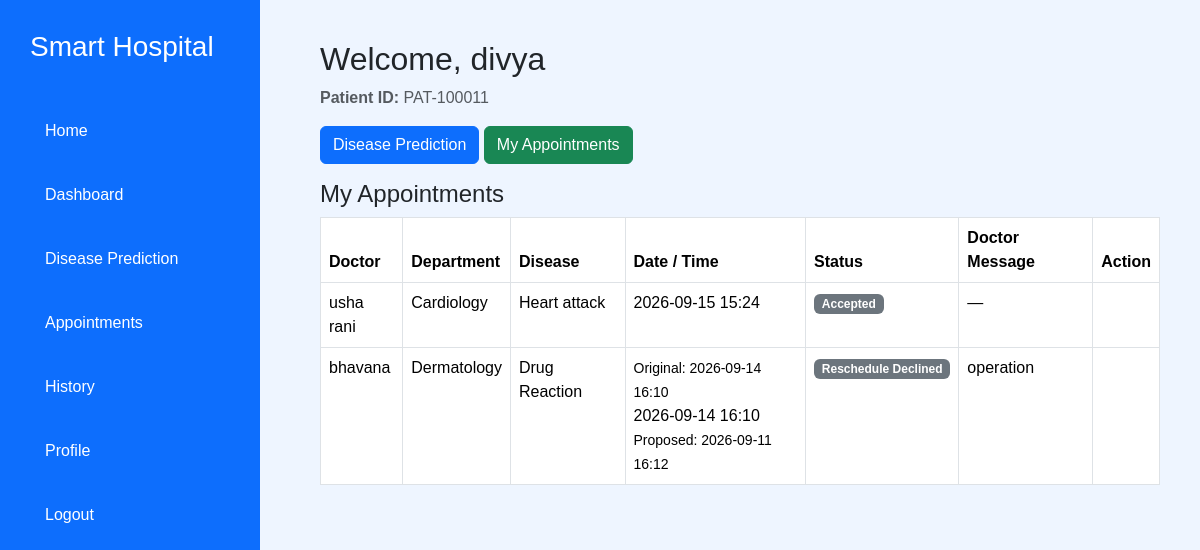
Screenshot of /dashboard (signed in) with the database file from the repository.
### tables this page shows
CREATE TABLE appointments (id INTEGER PRIMARY KEY AUTOINCREMENT, patient_id INTEGER NOT NULL, doctor_id INTEGER NOT NULL, disease TEXT NOT NULL, department TEXT NOT NULL, symptoms TEXT NOT NULL, appointment_date TEXT NOT NULL, appointment_time TEXT NOT NULL, reason TEXT NOT NULL, patient_notes TEXT, doctor_notes TEXT, status TEXT NOT NULL DEFAULT 'Pending', original_date TEXT, original_time TEXT, created_at TEXT NOT NULL DEFAULT CURRENT_TIMESTAMP, updated_at TEXT NOT NULL DEFAULT CURRENT_TIMESTAMP, doctor_message TEXT, proposed_date TEXT, proposed_time TEXT, FOREIGN KEY(patient_id) REFERENCES patients(id), FOREIGN KEY(doctor_id) REFERENCES doctors(id));

CREATE TABLE doctors (id INTEGER PRIMARY KEY AUTOINCREMENT, full_name TEXT NOT NULL, email TEXT UNIQUE NOT NULL, phone TEXT NOT NULL, password TEXT NOT NULL, department TEXT NOT NULL, specialization TEXT NOT NULL, experience INTEGER NOT NULL, qualification TEXT NOT NULL, availability TEXT NOT NULL, status TEXT NOT NULL DEFAULT 'Active', doctor_id TEXT, created_at TEXT);

### app.py (the view)
@app.route("/dashboard")
@login_required
def dashboard():
    with get_db() as conn:
        appointments = conn.execute("""SELECT a.*, d.full_name doctor_name, d.specialization FROM appointments a JOIN doctors d ON d.id=a.doctor_id WHERE a.patient_id=? ORDER BY a.appointment_date DESC,a.appointment_time DESC""", (session["patient_database_id"],)).fetchall()
    return render_template("patient_dashboard.html", patient_name=session.get("patient_name", "Patient"), public_patient_id=session.get("patient_id"), appointments=appointments)

### app.py (called while the page is built)
def get_db():
    conn = sqlite3.connect(DATABASE_PATH, timeout=10, factory=DatabaseConnection)
    conn.row_factory = sqlite3.Row
    conn.execute("PRAGMA busy_timeout = 10000")
    return conn

def login_required(view):
    @wraps(view)
    def wrapped(*args, **kwargs):
        if "patient_id" not in session:
            flash("Please log in to access that page.", "warning")
            return redirect(url_for("login"))
        return view(*args, **kwargs)
    return wrapped

    def __exit__(self, exc_type, exc_value, traceback):
        try:
            return super().__exit__(exc_type, exc_value, traceback)
        finally:
            self.close()

### templates/patient_dashboard.html
<!doctype html>
<html lang="en"><head><meta charset="utf-8"><meta name="viewport" content="width=device-width,initial-scale=1"><title>Patient Dashboard</title><link href="https://cdn.jsdelivr.net/npm/bootstrap@5.3.3/dist/css/bootstrap.min.css" rel="stylesheet"><link rel="stylesheet" href="{{ url_for('static', filename='css/dashboard.css') }}"></head><body><div class="d-flex"><aside class="sidebar"><h3>Smart Hospital</h3><a href="{{ url_for('home') }}">Home</a><a href="{{ url_for('dashboard') }}">Dashboard</a><a href="{{ url_for('prediction') }}">Disease Prediction</a><a href="{{ url_for('appointments') }}">Appointments</a><a href="{{ url_for('history') }}">History</a><a href="{{ url_for('profile') }}">Profile</a><a href="{{ url_for('logout') }}">Logout</a></aside><main class="main-content"><h2>Welcome, {{ patient_name }}</h2><p class="text-muted"><b>Patient ID:</b> {{ public_patient_id }}</p>{% with messages=get_flashed_messages(with_categories=true) %}{% for category,message in messages %}<div class="alert alert-{{ category }}">{{ message }}</div>{% endfor %}{% endwith %}<p><a class="btn btn-primary" href="{{ url_for('prediction') }}">Disease Prediction</a> <a class="btn btn-success" href="{{ url_for('appointments') }}">My Appointments</a></p><h4>My Appointments</h4>{% if appointments %}<div class="table-responsive"><table class="table table-bordered"><thead><tr><th>Doctor</th><th>Department</th><th>Disease</th><th>Date / Time</th><th>Status</th><th>Doctor Message</th><th>Action</th></tr></thead><tbody>{% for item in appointments[:5] %}<tr><td>{{ item.doctor_name }}</td><td>{{ item.department }}</td><td>{{ item.disease }}</td><td>{% if item.original_date %}<small>Original: {{ item.original_date }} {{ item.original_time }}</small><br>{% endif %}{{ item.appointment_date }} {{ item.appointment_time }}{% if item.proposed_date %}<br><small>Proposed: {{ item.proposed_date }} {{ item.proposed_time }}</small>{% endif %}</td><td><span class="badge bg-secondary">{{ item.status }}</span></td><td>{{ item.doctor_message or item.doctor_notes or '—' }}</td><td>{% if item.status == 'Reschedule Requested' %}<form class="d-inline" method="post" action="{{ url_for('accept_reschedule', appointment_id=item.id) }}"><button class="btn btn-sm btn-success">Accept New Time</button></form><form class="d-inline" method="post" action="{{ url_for('reject_reschedule', appointment_id=item.id) }}"><button class="btn btn-sm btn-outline-danger">Reject</button></form>{% endif %}</td></tr>{% endfor %}</tbody></table></div>{% else %}<p>No appointments yet.</p>{% endif %}</main></div></body></html>

### static/css/dashboard.css (style rules this page uses)
* { margin:0; padding:0; box-sizing:border-box; font-family:Poppins,sans-serif; }
body { background:#eef5ff; }
.sidebar { width:260px; height:100vh; background:#0d6efd; position:fixed; padding:30px; }
.sidebar h3 { color:white; margin-bottom:40px; }
.sidebar a { display:block; color:white; text-decoration:none; padding:15px; margin-bottom:10px; border-radius:10px; transition:.3s; }
.main-content { margin-left:280px; padding:40px; }

### rows the page displays
appointments: doctor_name "usha rani", department "Cardiology", disease "Heart attack", appointment_date "2026-09-15", appointment_time "15:24", status "Accepted", doctor_message+doctor_notes "—"
appointments: doctor_name "bhavana", department "Dermatology", disease "Drug Reaction", original_date "2026-09-14", original_time "16:10", appointment_date "2026-09-14", appointment_time "16:10", proposed_date "2026-09-11", proposed_time "16:12", status "Reschedule Declined", doctor_message "operation"

### other values shown
{{ patient_name }} "divya"
{{ public_patient_id }} "PAT-100011"
